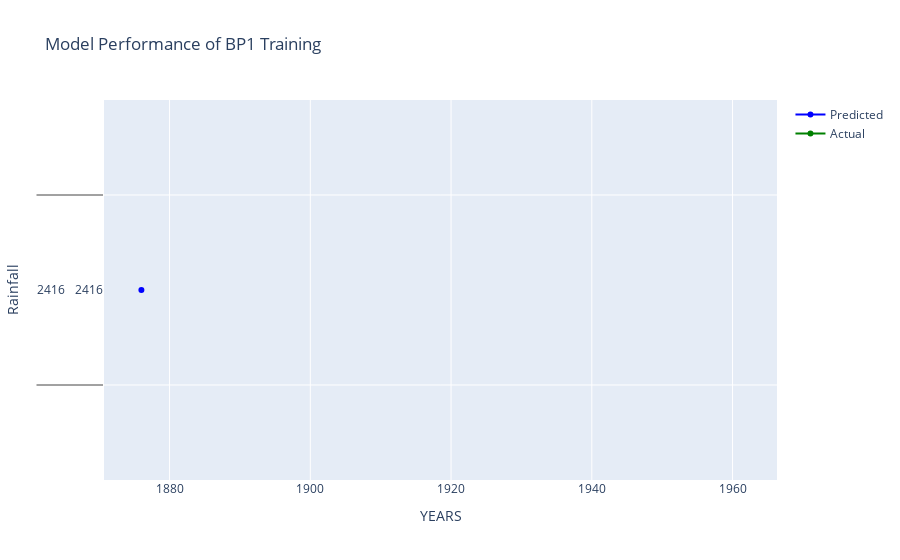
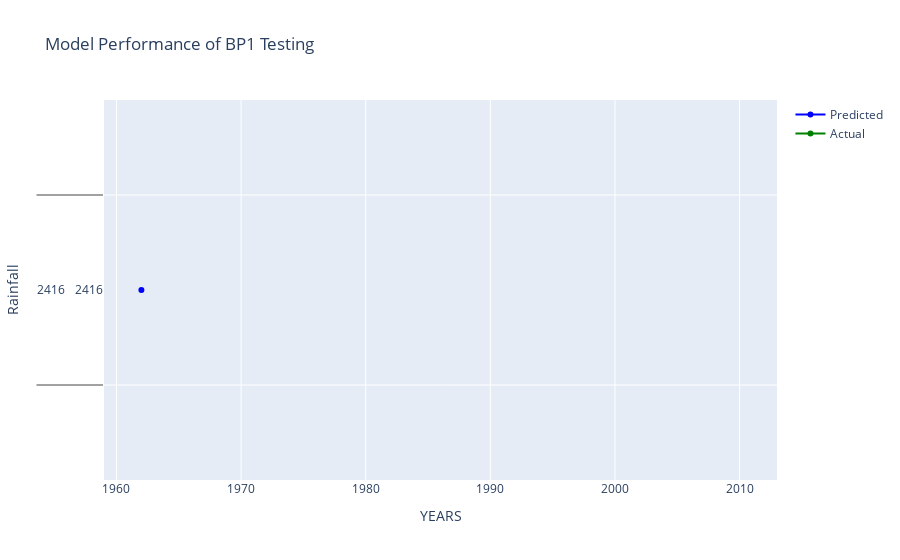

Notebook code for these charts, in order:
### Code cell
import numpy as np
import pandas as pd
import random
import tensorflow as tf
from tensorflow.keras.models import Sequential
from tensorflow.keras.layers import Dense, Input
from tensorflow.keras.optimizers import SGD
from tensorflow.keras.callbacks import EarlyStopping

# Function to normalize data
def normalize_data(X, min_val, max_val):
    return (X - min_val) / (max_val - min_val)

# Function to denormalize predictions
def denorm_values(y, pred, max_val, min_val, column='t-0'):
    predictions = pred * (max_val[column] - min_val[column]) + min_val[column]
    true_val = y * (max_val[column] - min_val[column]) + min_val[column]
    return true_val, predictions

# Function to create a custom train-test split based on a condition
def train_test_split_custom(dataset, split_condition):
    split_index = dataset[dataset.iloc[:, -1] == split_condition].index[0] + 2
    train_data = dataset.iloc[:split_index, :]
    test_data = dataset.iloc[split_index:, :]
    return train_data, test_data

def train_bp_model(layers, X_train, y_train):
    pm = X_train.shape[1]

    model = Sequential([
        Input(shape=(layers,)),
        Dense(units=layers + 1, kernel_initializer='glorot_uniform', activation='sigmoid'),  # Hidden layer
        Dense(units=1, kernel_initializer='glorot_uniform', activation='sigmoid')  # Output layer
    ])

    optimizer = SGD(learning_rate=0.1, momentum=0.99, nesterov=True)
    early_stopping = EarlyStopping(monitor='loss', min_delta=0.0001, patience=100, restore_best_weights=True)

    model.compile(optimizer=optimizer, loss='mean_squared_error')
    model.fit(X_train, y_train, batch_size=16, epochs=10000, verbose=0, callbacks=[early_stopping])

    return model


np.random.seed(8)
tf.random.set_seed(8)
random.seed(8)

df_results = pd.DataFrame()

for i in range(5):
    layers = 5 + i
    data = June_Data_all[i]
    year_start = 1876 + i
    min_val = data.min()
    max_val = data.max()

    train_data, test_data = train_test_split_custom(data, 1461)

    X_train = train_data.iloc[:, 0:layers].values
    y_train = train_data.iloc[:, layers].values

    X_train = normalize_data(X_train, min_val[:layers].values, max_val[:layers].values)

    X_test = test_data.iloc[:, 0:layers].values
    y_test = test_data.iloc[:, layers].values 
    
    X_test = normalize_data(X_test, min_val[:layers].values, max_val[:layers].values)
    model = train_bp_model(layers, X_train, y_train)
    
    y_train_pred = model.predict(X_train)
    y_test_pred = model.predict(X_test)
    
    # # Denormalize training predictions
    y_train_true, y_train_pred_denorm = denorm_values(y_train, y_train_pred, max_val, min_val, column='t-0')
    # # Denormalize testing predictions
    y_test_true, y_test_pred_denorm = denorm_values(y_test, y_test_pred, max_val, min_val, column='t-0')

    mapping_graph(y_train_true, y_train_pred_denorm, year_start, f'BP{i+1} Training')
    metrics = calculate_metrics(y_train_true, y_train_pred_denorm)
    print(f'BP{i+1} Training')
    for key, value in metrics.items():
        print(f'{key}: {value}')
    
    mapping_graph(y_test_true, y_test_pred_denorm, year_start + len(y_train), f'BP{i+1} Testing')
    metrics = calculate_metrics(y_test_true, y_test_pred_denorm)
    print(f'BP{i+1} Testing')
    for key, value in metrics.items():
        print(f'{key}: {value}')

### Figure 1 — Plotly figure (JSON) as saved in the notebook; plotly's stock layout.template omitted (floating-point values rounded to 4 significant figures)
{"data": [{"line": {"color": "blue"}, "mode": "lines+markers", "name": "Predicted", "type": "scatter", "x": [1876, 1877, 1878, 1879, 1880, 1881, 1882, 1883, 1884, 1885, 1886, 1887, 1888, 1889, 1890, 1891, 1892, 1893, 1894, 1895, 1896, 1897, 1898, 1899, 1900, 1901, 1902, 1903, 1904, 1905, 1906, 1907, 1908, 1909, 1910, 1911, 1912, 1913, 1914, 1915, 1916, 1917, 1918, 1919, 1920, 1921, 1922, 1923, 1924, 1925, 1926, 1927, 1928, 1929, 1930, 1931, 1932, 1933, 1934, 1935, 1936, 1937, 1938, 1939, 1940, 1941, 1942, 1943, 1944, 1945, 1946, 1947, 1948, 1949, 1950, 1951, 1952, 1953, 1954, 1955, 1956, 1957, 1958, 1959, 1960, 1961], "y": [[2416], [2416], [2416], [2416], [2416], [2416], [2416], [2416], [2416], [2416], [2416], [2416], [2416], [2416], [2416], [2416], [2416], [2416], [2416], [2416], [2416], [2416], [2416], [2416], [2416], [2416], [2416], [2416], [2416], [2416], [2416], [2416], [2416], [2416], [2416], [2416], [2416], [2416], [2416], [2416], [2416], [2416], [2416], [2416], [2416], [2416], [2416], [2416], [2416], [2416], [2416], [2416], [2416], [2416], [2416], [2416], [2416], [2416], [2416], [2416], [2416], [2416], [2416], [2416], [2416], [2416], [2416], [2416], [2416], [2416], [2416], [2416], [2416], [2416], [2416], [2416], [2416], [2416], [2416], [2416], [2416], [2416], [2416], [2416], [2416], [2416]]}, {"line": {"color": "green"}, "mode": "lines+markers", "name": "Actual", "type": "scatter", "x": [1876, 1877, 1878, 1879, 1880, 1881, 1882, 1883, 1884, 1885, 1886, 1887, 1888, 1889, 1890, 1891, 1892, 1893, 1894, 1895, 1896, 1897, 1898, 1899, 1900, 1901, 1902, 1903, 1904, 1905, 1906, 1907, 1908, 1909, 1910, 1911, 1912, 1913, 1914, 1915, 1916, 1917, 1918, 1919, 1920, 1921, 1922, 1923, 1924, 1925, 1926, 1927, 1928, 1929, 1930, 1931, 1932, 1933, 1934, 1935, 1936, 1937, 1938, 1939, 1940, 1941, 1942, 1943, 1944, 1945, 1946, 1947, 1948, 1949, 1950, 1951, 1952, 1953, 1954, 1955, 1956, 1957, 1958, 1959, 1960, 1961], "y": [1974848, 2280639, 2088519, 3042715, 3004291, 2573622, 3410945, 3271658, 2551208, 3106755, 3165992, 3039513, 2118938, 3258850, 3649494, 1336049, 2528794, 3868831, 3471783, 3173997, 3257249, 2283841, 2749732, 3124366, 2061302, 1840364, 1662653, 2032484, 2874610, 1454523, 2911433, 2467956, 2046893, 3359713, 3390132, 3082740, 1694673, 3444566, 2588031, 2509582, 3188406, 3431758, 2903428, 2873009, 2283841, 2677687, 2887418, 1499351, 1774723, 2996286, 1305630, 2580026, 2467956, 2927443, 2772146, 1838763, 1795536, 3239638, 3258850, 2245417, 3833609, 2493572, 3824003, 2360689, 2711308, 2631258, 2783353, 2455148, 2197387, 2543203, 3322890, 1965242, 2410320, 2210195, 2351083, 2483966, 2589632, 2503178, 2213397, 2877812, 3329294, 2327068, 1843566, 2519188, 2339876, 2994685]}], "layout": {"autosize": true, "title": {"text": "Model Performance of BP1 Training"}, "xaxis": {"autorange": true, "range": [1871.0, 1966.0], "title": {"text": "YEARS"}, "type": "linear"}, "yaxis": {"autorange": true, "range": [-1, 1], "title": {"text": "Rainfall"}, "type": "multicategory"}}}

### Figure 2 — Plotly figure (JSON) as saved in the notebook; plotly's stock layout.template omitted (floating-point values rounded to 4 significant figures)
{"data": [{"line": {"color": "blue"}, "mode": "lines+markers", "name": "Predicted", "type": "scatter", "x": [1962, 1963, 1964, 1965, 1966, 1967, 1968, 1969, 1970, 1971, 1972, 1973, 1974, 1975, 1976, 1977, 1978, 1979, 1980, 1981, 1982, 1983, 1984, 1985, 1986, 1987, 1988, 1989, 1990, 1991, 1992, 1993, 1994, 1995, 1996, 1997, 1998, 1999, 2000, 2001, 2002, 2003, 2004, 2005, 2006, 2007, 2008, 2009, 2010], "y": [[2416], [2416], [2416], [2416], [2416], [2416], [2416], [2416], [2416], [2416], [2416], [2416], [2416], [2416], [2416], [2416], [2416], [2416], [2416], [2416], [2416], [2416], [2416], [2416], [2416], [2416], [2416], [2416], [2416], [2416], [2416], [2416], [2416], [2416], [2416], [2416], [2416], [2416], [2416], [2416], [2416], [2416], [2416], [2416], [2416], [2416], [2416], [2416], [2416]]}, {"line": {"color": "green"}, "mode": "lines+markers", "name": "Actual", "type": "scatter", "x": [1962, 1963, 1964, 1965, 1966, 1967, 1968, 1969, 1970, 1971, 1972, 1973, 1974, 1975, 1976, 1977, 1978, 1979, 1980, 1981, 1982, 1983, 1984, 1985, 1986, 1987, 1988, 1989, 1990, 1991, 1992, 1993, 1994, 1995, 1996, 1997, 1998, 1999, 2000, 2001, 2002, 2003, 2004, 2005, 2006, 2007, 2008, 2009, 2010], "y": [1696274, 2442340, 2301452, 1768319, 2655273, 2264629, 2186180, 1938025, 3375723, 3513409, 1963641, 2261427, 1696274, 2884216, 2272634, 3015498, 3196411, 2296649, 3444566, 2221402, 2075711, 2206993, 2784954, 2248619, 2844191, 1854773, 2506380, 2938650, 2756136, 2975473, 2189382, 2658475, 3255648, 1949232, 2832984, 2647268, 2306255, 2685692, 3010695, 3527818, 2727318, 2589632, 2562415, 2277437, 2477562, 3121164, 3258850, 1440114, 2214998]}], "layout": {"autosize": true, "title": {"text": "Model Performance of BP1 Testing"}, "xaxis": {"autorange": true, "range": [1959.0, 2013.0], "title": {"text": "YEARS"}, "type": "linear"}, "yaxis": {"autorange": true, "range": [-1, 1], "title": {"text": "Rainfall"}, "type": "multicategory"}}}
